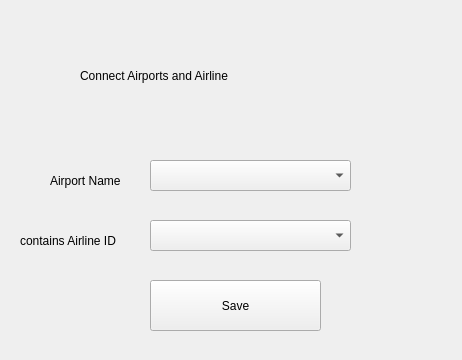
<?xml version="1.0" encoding="UTF-8"?>
<ui version="4.0">
 <class>Form</class>
 <widget class="QWidget" name="Form">
  <property name="geometry">
   <rect>
    <x>0</x>
    <y>0</y>
    <width>462</width>
    <height>360</height>
   </rect>
  </property>
  <property name="windowTitle">
   <string>Form</string>
  </property>
  <widget class="QLabel" name="label">
   <property name="geometry">
    <rect>
     <x>80</x>
     <y>60</y>
     <width>301</width>
     <height>31</height>
    </rect>
   </property>
   <property name="styleSheet">
    <string notr="true">font: 18pt &quot;MS Shell Dlg 2&quot;;</string>
   </property>
   <property name="text">
    <string>Connect Airports and Airline</string>
   </property>
  </widget>
  <widget class="QPushButton" name="b1">
   <property name="geometry">
    <rect>
     <x>150</x>
     <y>280</y>
     <width>171</width>
     <height>51</height>
    </rect>
   </property>
   <property name="styleSheet">
    <string notr="true">font: 12pt &quot;MS Shell Dlg 2&quot;;</string>
   </property>
   <property name="text">
    <string>Save</string>
   </property>
  </widget>
  <widget class="QComboBox" name="cb1">
   <property name="geometry">
    <rect>
     <x>150</x>
     <y>220</y>
     <width>201</width>
     <height>31</height>
    </rect>
   </property>
   <property name="styleSheet">
    <string notr="true">font: 12pt &quot;MS Shell Dlg 2&quot;;</string>
   </property>
  </widget>
  <widget class="QLabel" name="label_9">
   <property name="geometry">
    <rect>
     <x>50</x>
     <y>170</y>
     <width>101</width>
     <height>21</height>
    </rect>
   </property>
   <property name="styleSheet">
    <string notr="true">font: 12pt &quot;MS Shell Dlg 2&quot;;</string>
   </property>
   <property name="text">
    <string>Airport Name</string>
   </property>
  </widget>
  <widget class="QComboBox" name="cb2">
   <property name="geometry">
    <rect>
     <x>150</x>
     <y>160</y>
     <width>201</width>
     <height>31</height>
    </rect>
   </property>
   <property name="styleSheet">
    <string notr="true">font: 12pt &quot;MS Shell Dlg 2&quot;;</string>
   </property>
  </widget>
  <widget class="QLabel" name="label_10">
   <property name="geometry">
    <rect>
     <x>20</x>
     <y>230</y>
     <width>131</width>
     <height>21</height>
    </rect>
   </property>
   <property name="styleSheet">
    <string notr="true">font: 12pt &quot;MS Shell Dlg 2&quot;;</string>
   </property>
   <property name="text">
    <string>contains Airline ID</string>
   </property>
  </widget>
 </widget>
 <resources/>
 <connections/>
</ui>
